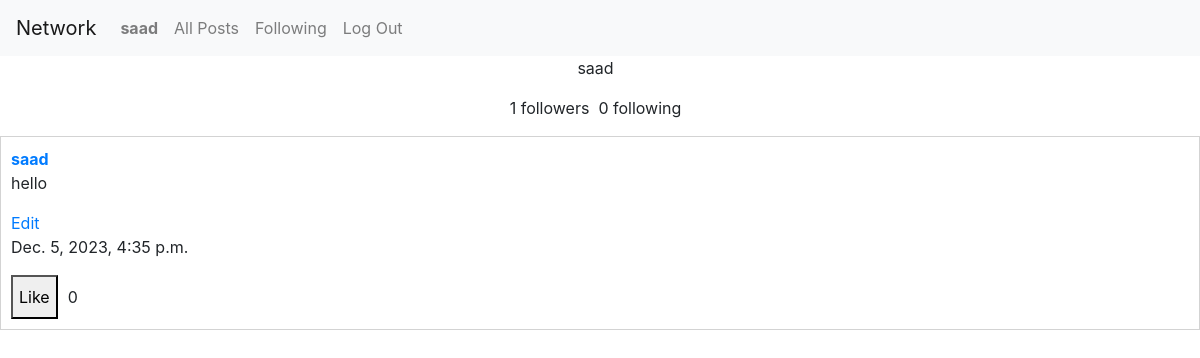
The app's page /profile/saad (signed in), older data.
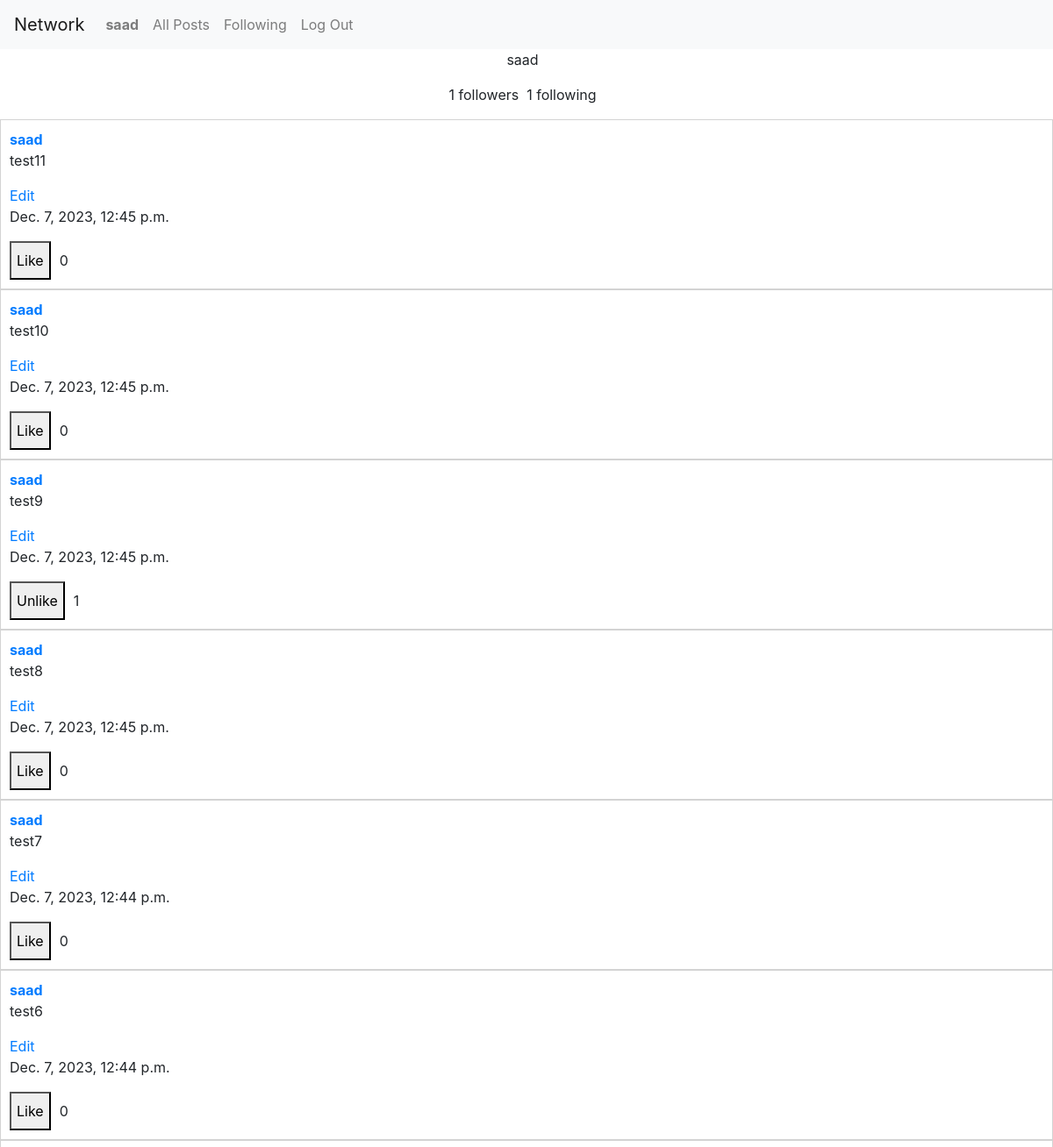
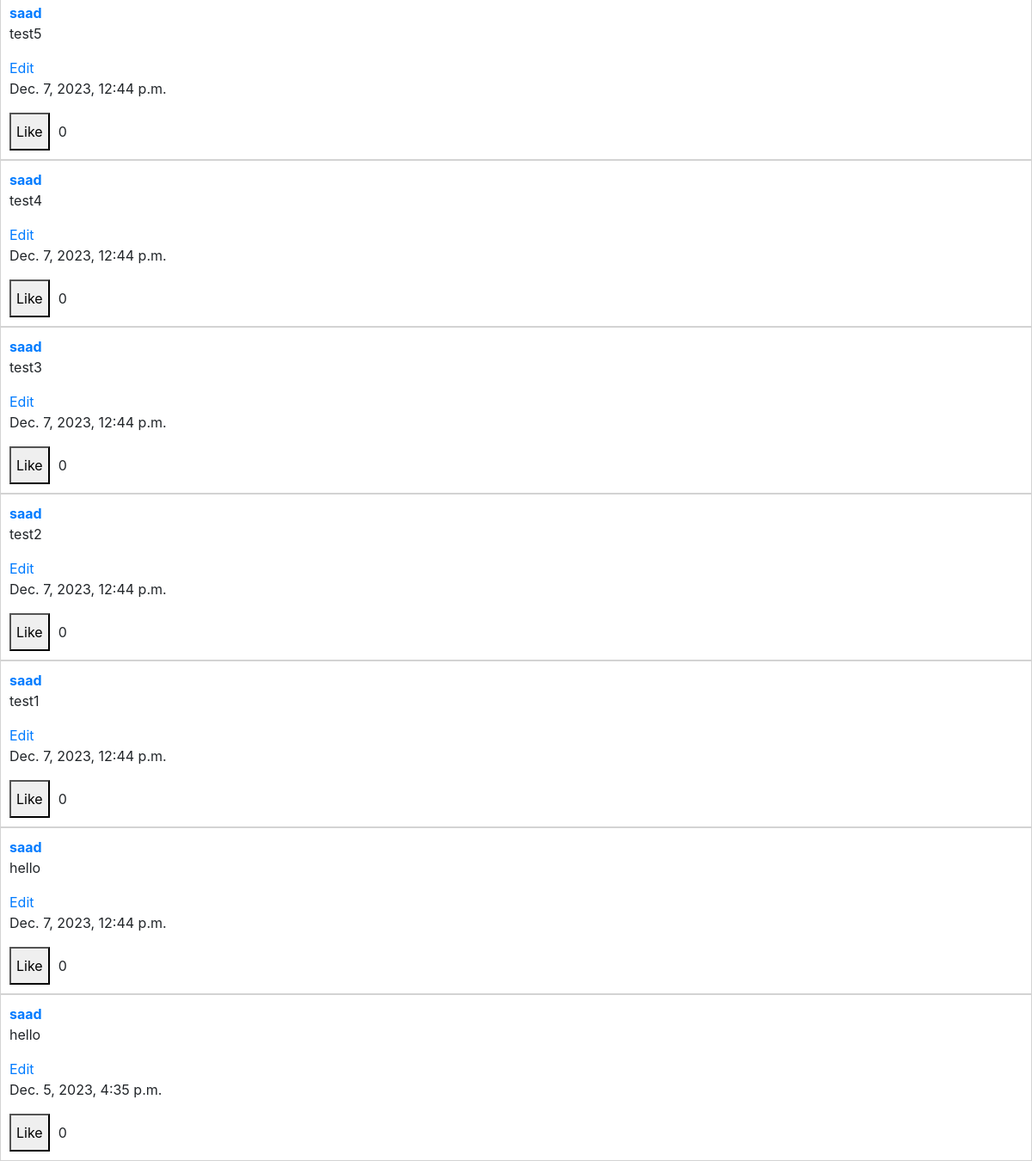
The same page, newer data (2 pictures, top to bottom).
### network/models.py (models this page shows)
class User(AbstractUser):
    pass

class Post(models.Model):
    text = models.TextField()
    user = models.ForeignKey(User, on_delete=models.CASCADE, related_name="posts")
    timestamp = models.DateTimeField(auto_now_add=True)

### network/views.py (the view, shortened to what this page needs)
# urls.py: path("profile/<str:name>", views.profile, name="profile"),
def profile(request, name):
    user = User.objects.get(username = name)
    return render(request, "network/profile.html", {
        "profile": user,
        "profile_posts": Post.objects.filter(user = user.id).order_by('-timestamp'),
        "follow": bool(not user.followers.filter(follower=request.user).exists())
    })

### network/templatetags/custom_filters.py (called while the page is built)
@register.filter(name='user_has_not_liked')
def user_has_not_liked(user, post):
    return user.id not in post.likers.values_list('user', flat=True)

### network/templates/network/profile.html (shortened to what this page needs)
{% extends "network/layout.html" %}
{% load custom_filters %}
{% block body %}
<div class="profile">
    <div class="profile__details">
        <div class="profile__detailsUsername">
            <p>{{ profile.username }} &nbsp;</p>
        </div>
        <div class="profile__detailsFollowing">
            <p>{{ profile.followers.count }} followers &nbsp;</p>
            <p>{{ profile.following.count }} following &nbsp;</p>
        </div>
    </div>
</div>
<div class="posts">
{% for post in profile_posts %}
    <div class="post">
        <div class="post__username">
            <strong><a href="{% url 'profile' post.user.username %}">{{ post.user.username }}</a></strong>
        </div>
        <div class="post__details">
            <p>{{ post.text }}</p>
            {% if user == post.user %}
                <a href="{% url 'edit' post.id %}">Edit</a>
            {% endif %}
            <p>{{ post.timestamp }}</p>
            <div class="like_box">
                {% if user|user_has_not_liked:post %}
                <button onclick="likePost(this, event)" data-postid="{{ post.id }}" data-liker="{{ user.username }}">Like</button>
                {% else %}
                <button onclick="unLikePost(this, event)" data-postid="{{ post.id }}" data-liker="{{ user.username }}">Unlike</button>
                {% endif %}
                <p class="like_count">
                    {{ post.likers.count }}
                </p>
            </div>
        </div>
    </div>
{% endfor %}
</div>
{% endblock %}

### network/templates/network/layout.html (shortened to what this page needs)
{% load static %}
<!DOCTYPE html>
<html lang="en">
    <head>
        <link rel="stylesheet" href="https://stackpath.bootstrapcdn.com/bootstrap/4.4.1/css/bootstrap.min.css">
        <link href="{% static 'network/styles.css' %}" rel="stylesheet">
    </head>
    <body>
        <nav class="navbar navbar-expand-lg navbar-light bg-light">
            <a class="navbar-brand" href="#">Network</a>
            <div>
              <ul class="navbar-nav mr-auto">
                {% if user.is_authenticated %}
                    <li class="nav-item">
                        <a class="nav-link" href="{% url 'profile' user.username %}"><strong>{{ user.username }}</strong></a>
                    </li>
                {% endif %}
                <li class="nav-item">
                  <a class="nav-link" href="{% url 'index' %}">All Posts</a>
                </li>
                {% if user.is_authenticated %}
                    <li class="nav-item">
                        <a class="nav-link" href="{% url 'following' %}">Following</a>
                    </li>
                    <li class="nav-item">
                        <a class="nav-link" href="{% url 'logout' %}">Log Out</a>
                    </li>
                {% endif %}
              </ul>
            </div>
          </nav>
        <div class="body">
            {% block body %}
            {% endblock %}
        </div>
    </body>
</html>

### network/static/network/styles.css (style rules this page uses)
.post { border: 1px solid lightgray; padding: 10px; display: flex; flex-direction: column; justify-content: space-between; }
.profile__detailsUsername { text-align: center; }
.profile__detailsFollowing { display: flex; justify-content: center; }
.like_box { display: flex; }
.like_count { margin: 10px }

Row changes from the older to the newer data that the page shows:
changed User "saad": following.count "0" → "1"
added Post: user.username "saad", text "test11", shows "Edit", timestamp "Dec. 7, 2023, 12:45 p.m.", likers.count "0"
added Post: user.username "saad", text "test10", shows "Edit", timestamp "Dec. 7, 2023, 12:45 p.m.", likers.count "0"
added Post: user.username "saad", text "test9", shows "Edit", timestamp "Dec. 7, 2023, 12:45 p.m.", likers.count "1"
added Post: user.username "saad", text "test8", shows "Edit", timestamp "Dec. 7, 2023, 12:45 p.m.", likers.count "0"
added Post: user.username "saad", text "test7", shows "Edit", timestamp "Dec. 7, 2023, 12:44 p.m.", likers.count "0"
added Post: user.username "saad", text "test6", shows "Edit", timestamp "Dec. 7, 2023, 12:44 p.m.", likers.count "0"
added Post: user.username "saad", text "test5", shows "Edit", timestamp "Dec. 7, 2023, 12:44 p.m.", likers.count "0"
added Post: user.username "saad", text "test4", shows "Edit", timestamp "Dec. 7, 2023, 12:44 p.m.", likers.count "0"
added Post: user.username "saad", text "test3", shows "Edit", timestamp "Dec. 7, 2023, 12:44 p.m.", likers.count "0"
added Post: user.username "saad", text "test2", shows "Edit", timestamp "Dec. 7, 2023, 12:44 p.m.", likers.count "0"
added Post: user.username "saad", text "test1", shows "Edit", timestamp "Dec. 7, 2023, 12:44 p.m.", likers.count "0"
added Post: user.username "saad", text "hello", shows "Edit", timestamp "Dec. 7, 2023, 12:44 p.m.", likers.count "0"
